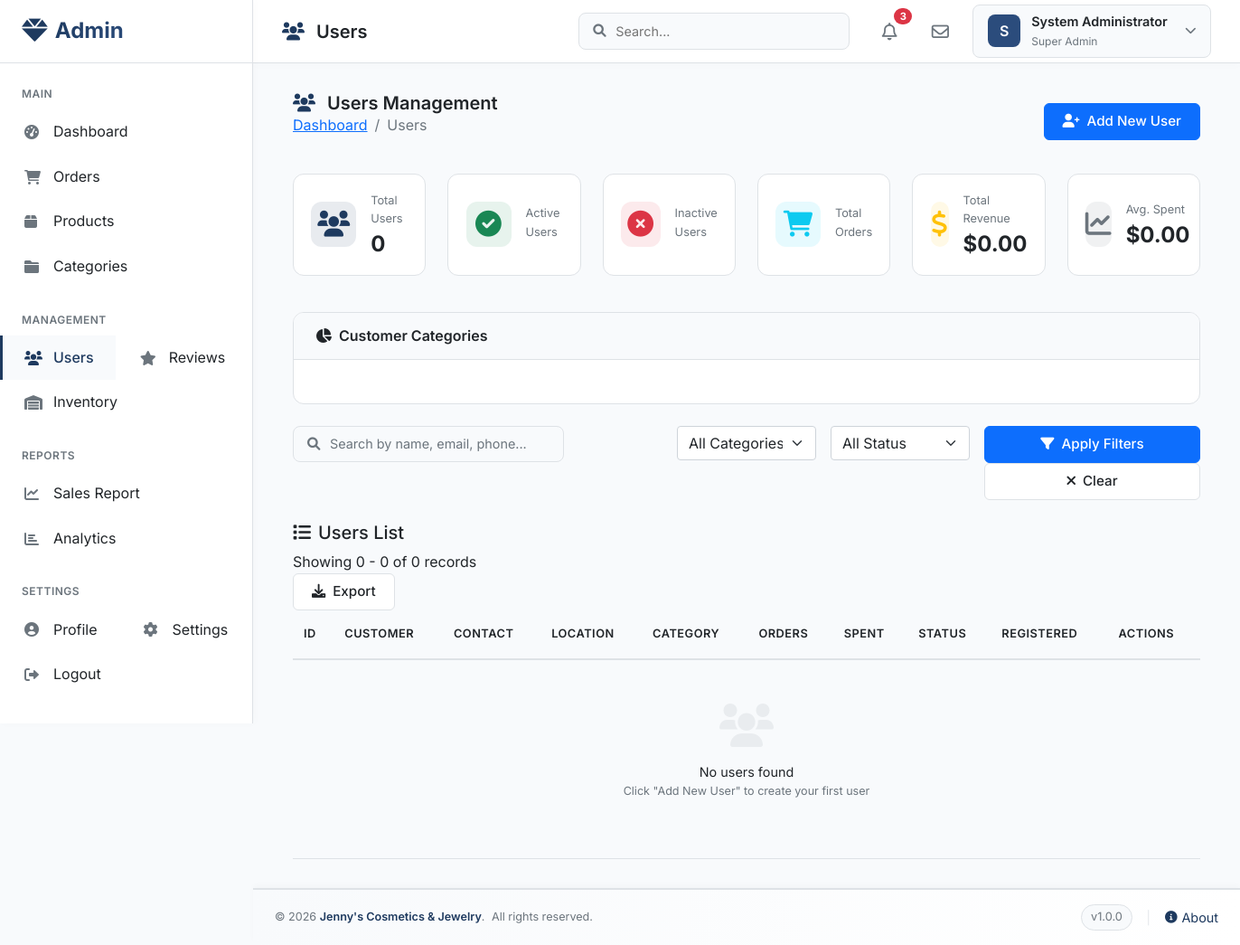
The page /admin/users.php (signed in) on the database as committed earlier.
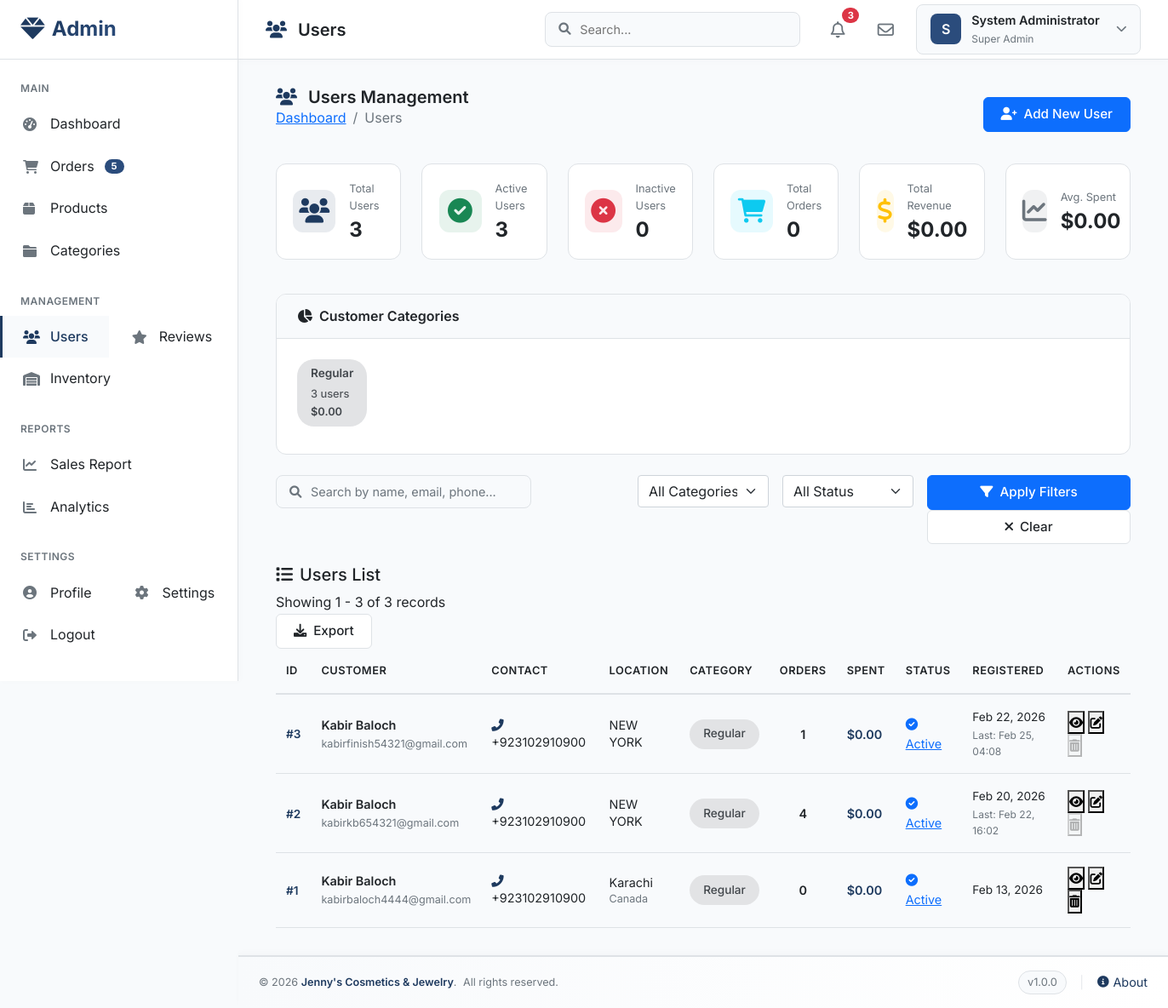
The same page on the database as committed later.
### tables this page shows
CREATE TABLE `users` (
  `user_id` int(11) NOT NULL,
  `first_name` varchar(50) NOT NULL,
  `last_name` varchar(50) NOT NULL,
  `email` varchar(100) NOT NULL,
  `password_hash` varchar(255) NOT NULL,
  `phone_work` varchar(20) DEFAULT NULL,
  `phone_cell` varchar(20) NOT NULL,
  `date_of_birth` date DEFAULT NULL,
  `address_street` varchar(255) NOT NULL,
  `address_city` varchar(100) NOT NULL,
  `address_state` varchar(50) DEFAULT NULL,
  `address_zip` varchar(20) DEFAULT NULL,
  `address_country` varchar(50) DEFAULT 'USA',
  `customer_category` enum('Regular','VIP','Wholesale','Friend_Family') DEFAULT 'Regular',
  `remarks` text DEFAULT NULL,
  `registration_date` timestamp NOT NULL DEFAULT current_timestamp(),
  `last_login` timestamp NULL DEFAULT NULL,
  `is_active` tinyint(1) DEFAULT 1,
  `total_orders` int(11) DEFAULT 0,
  `total_spent` decimal(10,2) DEFAULT 0.00
);

### admin/users.php (the view, shortened to what the changed rows need)
<?php
require_once '../config/database.php';
$page = isset($_GET['page']) ? (int)$_GET['page'] : 1;
$records_per_page = 10;
$offset = ($page - 1) * $records_per_page;
$search = isset($_GET['search']) ? mysqli_real_escape_string($connection, $_GET['search']) : '';
$category_filter = isset($_GET['category']) ? mysqli_real_escape_string($connection, $_GET['category']) : '';
$status_filter = isset($_GET['status']) ? mysqli_real_escape_string($connection, $_GET['status']) : '';
$where_conditions = [];
$where_clause = !empty($where_conditions) ? "WHERE " . implode(" AND ", $where_conditions) : "";
$count_query = "SELECT COUNT(*) as total FROM users $where_clause";
$count_result = mysqli_query($connection, $count_query);
$total_records = mysqli_fetch_assoc($count_result)['total'];
$users_query = "SELECT
                    u.*,
                    (SELECT COUNT(*) FROM orders WHERE user_id = u.user_id) as order_count
                FROM users u
                $where_clause
                ORDER BY u.user_id DESC
                LIMIT $offset, $records_per_page";
$users_result = mysqli_query($connection, $users_query);
$stats_query = "SELECT
                    COUNT(*) as total_users,
                    SUM(CASE WHEN is_active = 1 THEN 1 ELSE 0 END) as active_users,
                    SUM(CASE WHEN is_active = 0 THEN 1 ELSE 0 END) as inactive_users,
                    SUM(total_orders) as total_orders,
                    SUM(total_spent) as total_revenue,
                    AVG(total_spent) as avg_spent
                FROM users";
$stats_result = mysqli_query($connection, $stats_query);
$stats = mysqli_fetch_assoc($stats_result);
$category_stats_query = "SELECT
                            customer_category,
                            COUNT(*) as count,
                            SUM(total_orders) as orders,
                            SUM(total_spent) as revenue
                        FROM users
                        GROUP BY customer_category
                        ORDER BY count DESC";
$category_stats_result = mysqli_query($connection, $category_stats_query);
include '../includes/admin_header.php';
?>
<div class="container-fluid">
    <div class="row mb-4">
        <div class="col-12">
            <div class="page-header-box">
                <div class="d-flex justify-content-between align-items-center flex-wrap gap-3">
                    <div>
                        <h1 class="page-title">
                            <i class="fas fa-users me-2"></i>
                            Users Management
                        </h1>
                    </div>
                </div>
            </div>
        </div>
    </div>
    <div class="row mb-4">
        <div class="col-xl-2 col-md-4 col-6 mb-3">
            <div class="stat-card">
                <div class="stat-details">
                    <span class="stat-label">Total Users</span>
                    <span class="stat-value"><?php echo $stats['total_users']; ?></span>
                </div>
            </div>
        </div>
        <div class="col-xl-2 col-md-4 col-6 mb-3">
            <div class="stat-card">
                <div class="stat-details">
                    <span class="stat-label">Active Users</span>
                    <span class="stat-value"><?php echo $stats['active_users']; ?></span>
                </div>
            </div>
        </div>
        <div class="col-xl-2 col-md-4 col-6 mb-3">
            <div class="stat-card">
                <div class="stat-details">
                    <span class="stat-label">Inactive Users</span>
                    <span class="stat-value"><?php echo $stats['inactive_users']; ?></span>
                </div>
            </div>
        </div>
        <div class="col-xl-2 col-md-4 col-6 mb-3">
            <div class="stat-card">
                <div class="stat-details">
                    <span class="stat-label">Total Orders</span>
                    <span class="stat-value"><?php echo $stats['total_orders']; ?></span>
                </div>
            </div>
        </div>
    </div>
    <div class="row mb-4">
        <div class="col-12">
            <div class="category-distribution">
                <div class="distribution-body">
                    <div class="row">
                        <?php while ($cat = mysqli_fetch_assoc($category_stats_result)): ?>
                        <div class="col-md-3 col-6 mb-2">
                            <div class="category-badge category-<?php echo strtolower($cat['customer_category']); ?>">
                                <div class="badge-label"><?php echo $cat['customer_category']; ?></div>
                                <div class="badge-count"><?php echo $cat['count']; ?> users</div>
                                <div class="badge-revenue">$<?php echo number_format($cat['revenue'] ?? 0, 2); ?></div>
                            </div>
                        </div>
                        <?php endwhile; ?>
                    </div>
                </div>
            </div>
        </div>
    </div>
    <div class="row">
        <div class="col-12">
            <div class="table-card">
                <div class="table-header">
                    <div class="table-title">
                        <h5><i class="fas fa-list me-2"></i>Users List</h5>
                        <span class="records-count">Showing <?php echo min($offset + 1, $total_records); ?> - <?php echo min($offset + $records_per_page, $total_records); ?> of <?php echo $total_records; ?> records</span>
                    </div>
                </div>
                <div class="table-responsive">
                    <table class="table users-table">
                        <thead>
                            <tr>
                                <th>ID</th>
                                <th>Customer</th>
                                <th>Contact</th>
                                <th>Location</th>
                                <th>Category</th>
                                <th>Orders</th>
                                <th>Spent</th>
                                <th>Status</th>
                                <th>Registered</th>
                                <th>Actions</th>
                            </tr>
                        </thead>
                        <tbody>
                            <?php if (mysqli_num_rows($users_result) > 0): ?>
                                <?php while ($user = mysqli_fetch_assoc($users_result)): ?>
                                <tr>
                                    <td>
                                        <span class="user-id">#<?php echo $user['user_id']; ?></span>
                                    </td>
                                    <td>
                                        <div class="user-info">
                                            <div class="user-name">
                                                <?php echo htmlspecialchars($user['first_name'] . ' ' . $user['last_name']); ?>
                                            </div>
                                            <div class="user-email small text-muted">
                                                <?php echo $user['email']; ?>
                                            </div>
                                        </div>
                                    </td>
                                    <td>
                                        <div class="contact-info">
                                            <div><i class="fas fa-phone-alt me-1"></i> <?php echo $user['phone_cell'] ?: 'N/A'; ?></div>
                                        </div>
                                    </td>
                                    <td>
                                        <div class="location-info">
                                            <div><?php echo htmlspecialchars($user['address_city']); ?></div>
                                            <div class="small text-muted"><?php echo htmlspecialchars($user['address_country']); ?></div>
                                        </div>
                                    </td>
                                    <td>
                                        <span class="category-badge category-<?php echo strtolower($user['customer_category']); ?>">
                                            <?php echo $user['customer_category']; ?>
                                        </span>
                                    </td>
                                    <td class="text-center">
                                        <span class="order-count"><?php echo $user['order_count']; ?></span>
                                    </td>
                                    <td>
                                        <span class="spent-amount">$<?php echo number_format($user['total_spent'] ?? 0, 2); ?></span>
                                    </td>
                                    <td>
                                        <a href="?toggle_status=<?php echo $user['user_id']; ?>&page=<?php echo $page; ?>&search=<?php echo urlencode($search); ?>&category=<?php echo urlencode($category_filter); ?>&status=<?php echo urlencode($status_filter); ?>"
                                           class="status-badge status-<?php echo $user['is_active'] ? 'active' : 'inactive'; ?>"
                                           onclick="return confirm('Toggle status for this user?')">
                                            <i class="fas fa-<?php echo $user['is_active'] ? 'check-circle' : 'times-circle'; ?> me-1"></i>
                                            <?php echo $user['is_active'] ? 'Active' : 'Inactive'; ?>
                                        </a>
                                    </td>
                                    <td>
                                        <div class="register-date">
                                            <?php echo date('M d, Y', strtotime($user['registration_date'])); ?>
                                        </div>
                                        <?php if ($user['last_login']): ?>
                                        <div class="last-login small text-muted">
                                            Last: <?php echo date('M d, H:i', strtotime($user['last_login'])); ?>
                                        </div>
                                        <?php endif; ?>
                                    </td>
                                    <td>
                                        <div class="action-buttons">
                                            <button class="btn-action view" title="View Details"
                                                    onclick="viewUser(<?php echo $user['user_id']; ?>)">
                                                <i class="fas fa-eye"></i>
                                            </button>
                                            <button class="btn-action edit" title="Edit User"
                                                    onclick="editUser(<?php echo $user['user_id']; ?>)">
                                                <i class="fas fa-edit"></i>
                                            </button>
                                            <button class="btn-action delete" title="Delete User"
                                                    onclick="confirmDelete(<?php echo $user['user_id']; ?>)"
                                                    <?php echo $user['order_count'] > 0 ? 'disabled' : ''; ?>>
                                                <i class="fas fa-trash-alt"></i>
                                            </button>
                                        </div>
                                    </td>
                                </tr>
                                <?php endwhile; ?>
                            <?php else: ?>
                                <tr>
                                    <td colspan="10" class="text-center py-5">
                                        <i class="fas fa-users" style="font-size: 3rem; color: var(--light-gray);"></i>
                                        <p class="mt-3 mb-0">No users found</p>
                                        <p class="small text-muted">Click "Add New User" to create your first user</p>
                                    </td>
                                </tr>
                            <?php endif; ?>
                        </tbody>
                    </table>
                </div>
            </div>
        </div>
    </div>
</div>
<?php include '../includes/admin_footer.php'; ?>

### includes/admin_header.php (shortened to what the changed rows need)
<!DOCTYPE html>
<html lang="en">
<head>
    <link href="https://cdn.jsdelivr.net/npm/bootstrap@5.1.3/dist/css/bootstrap.min.css" rel="stylesheet">
    <link rel="stylesheet" href="https://cdnjs.cloudflare.com/ajax/libs/font-awesome/6.0.0/css/all.min.css">
</head>
<body>
    <div class="admin-wrapper">
        <aside class="sidebar" id="sidebar">
            <nav class="sidebar-nav">
                <div class="nav-section">
                    <ul class="nav">
                        <li class="nav-item">
                            <a href="../admin/orders.php" class="nav-link <?php echo basename($_SERVER['PHP_SELF']) == 'orders.php' ? 'active' : ''; ?>">
                                <i class="fas fa-shopping-cart"></i>
                                <span>Orders</span>
                                <?php
                                if (file_exists('../config/database.php')) {
                                    require_once '../config/database.php';
                                    $pending_query = "SELECT COUNT(*) as count FROM orders WHERE status = 'Pending'";
                                    $pending_result = mysqli_query($connection ?? null, $pending_query);
                                    $pending_count = $pending_result ? mysqli_fetch_assoc($pending_result)['count'] : 0;
                                    if ($pending_count > 0):
                                    ?>
                                    <span class="badge"><?php echo $pending_count; ?></span>
                                    <?php endif;
                                } ?>
                            </a>
                        </li>
                    </ul>
                </div>
            </nav>
        </aside>
        <main class="main-content" id="mainContent">
            <header class="top-navbar">
                <div class="navbar-left">
                    <h1 class="page-title">
                        <?php
                        $page_title = ucfirst(str_replace('.php', '', basename($_SERVER['PHP_SELF'])));
                        if ($page_title == 'Dashboard') {
                            echo '<i class="fas fa-tachometer-alt"></i> Dashboard';
                        } elseif ($page_title == 'Orders') {
                            echo '<i class="fas fa-shopping-cart"></i> Orders';
                        } elseif ($page_title == 'Products') {
                            echo '<i class="fas fa-box"></i> Products';
                        } elseif ($page_title == 'Users') {
                            echo '<i class="fas fa-users"></i> Users';
                        } else {
                            echo '<i class="fas fa-cog"></i> ' . $page_title;
                        }
                        ?>
                    </h1>
                </div>
            </header>
            <div class="content-wrapper">

Rows that differ between the two databases and show on the page:
added users: user_id "3", first_name+last_name "Kabir Baloch", email "kabirfinish54321@gmail.com", phone_cell "+923102910900", address_city "NEW YORK", customer_category "Regular", order_count "1", total_spent "0.00", is_active 1 (drawn), registration_date "Feb 22, 2026", last_login "Feb 25, 04:08"
added users: user_id "2", first_name+last_name "Kabir Baloch", email "kabirkb654321@gmail.com", phone_cell "+923102910900", address_city "NEW YORK", customer_category "Regular", order_count "4", total_spent "0.00", is_active 1 (drawn), registration_date "Feb 20, 2026", last_login "Feb 22, 16:02"
added users: user_id "1", first_name+last_name "Kabir Baloch", email "kabirbaloch4444@gmail.com", phone_cell "+923102910900", address_city "Karachi", address_country "Canada", customer_category "Regular", order_count "0", total_spent "0.00", is_active 1 (drawn), registration_date "Feb 13, 2026"
Other text that changed with them:
$pending_count: (not shown) → "5"
$stats['total_users']: "0" → "3"
$stats['active_users']: (not shown) → "3"
$stats['inactive_users']: (not shown) → "0"
$stats['total_orders']: (not shown) → "0"
min($offset + 1, $total_records): "0" → "1"
min($offset + $records_per_page, $total_records): "0" → "3"
$total_records: "0" → "3"
new list line: "Regular 3 users $ 0.00"
text no longer shown: "No users found Click \"Add New User\" to create your first user"
